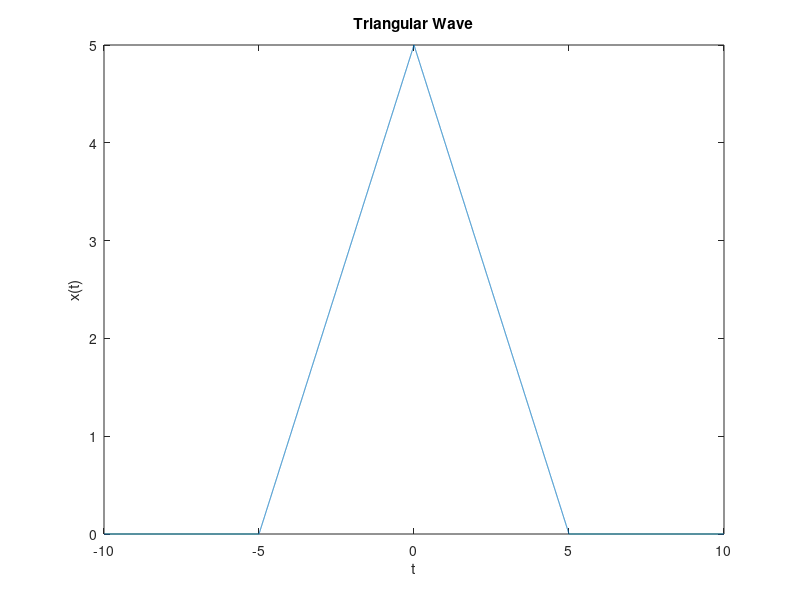

This chart was generated by the following MATLAB code:
clear all;
close all;
clc;
t=-10:0.001:10
T=input('Enter the slope:')
a=input('Enter the amplitude:')
u=(t>=-T)-(t>=T)
x=a*(1-abs(t)/T).*u
plot(t,x)
xlabel('t')
ylabel('x(t)')
title('Triangular Wave')